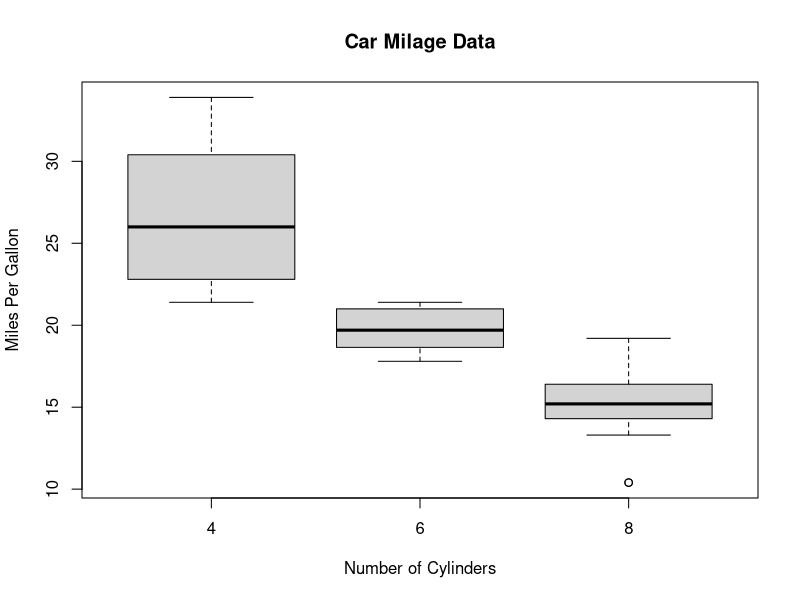
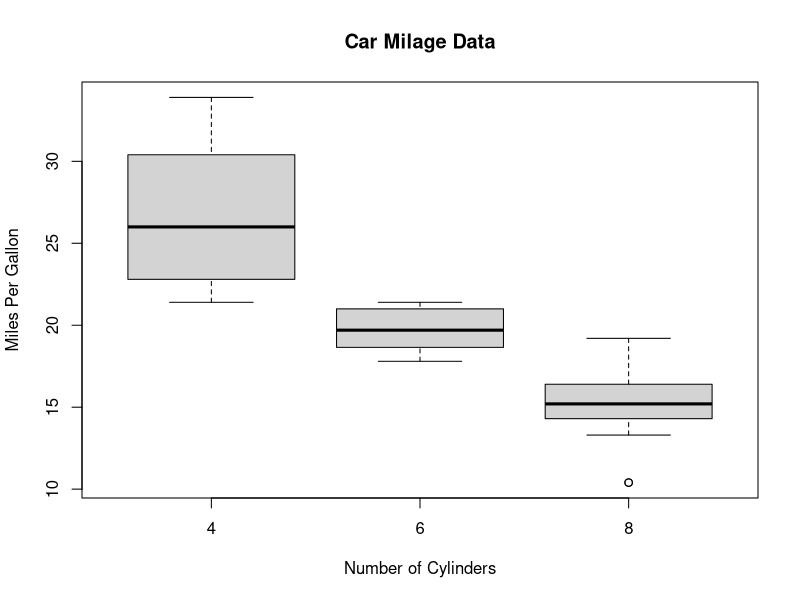
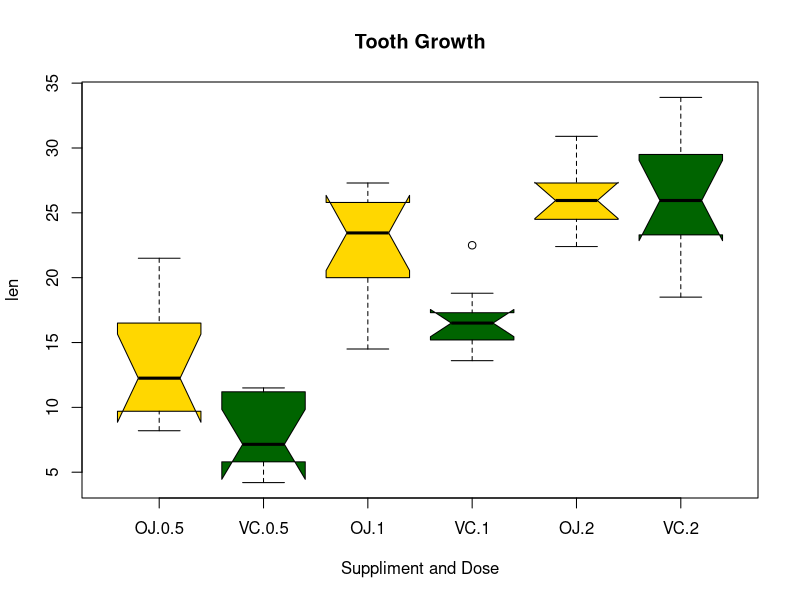

The R source for these figures, in order:
## ---- chunk 1
knitr::opts_chunk$set(echo = TRUE)
## ---- chunk 2
summary(cars)
## ---- chunk 3
set.seed(19)

x <- rnorm(11)

sort(x)

min(x)


mean
## ---- chunk 4
# Boxplot of MPG by Car Cylinders 
boxplot(mpg~cyl,data=mtcars, main="Car Milage Data", 
  	xlab="Number of Cylinders", ylab="Miles Per Gallon")
## ---- chunk 5
# Boxplot of MPG by Car Cylinders 
boxplot(mpg~cyl,data=mtcars, main="Car Milage Data", 
  	xlab="Number of Cylinders", ylab="Miles Per Gallon")
## ---- chunk 6
# Notched Boxplot of Tooth Growth Against 2 Crossed Factors
# boxes colored for ease of interpretation 
boxplot(len~supp*dose, data=ToothGrowth, notch=TRUE, 
  col=(c("gold","darkgreen")),
  main="Tooth Growth", xlab="Suppliment and Dose")
